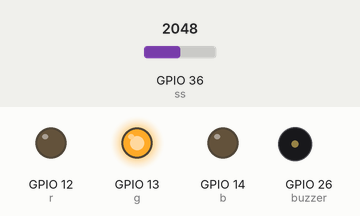
The sketch below on a simulated ESP32. Shown: output pins drawn as LEDs (lit = HIGH), buzzer (waves = sounding, pin HIGH). The test bench sets the inputs (shaded band); at power-on: GPIO 36 (ss) = 2048. What the sketch prints to the serial monitor is not drawn.

Above: at 1.2 s.
1.3 s: GPIO 36 (ss) set to 2245
2.8 s: GPIO 36 (ss) set to 2353
At 3.5 s:
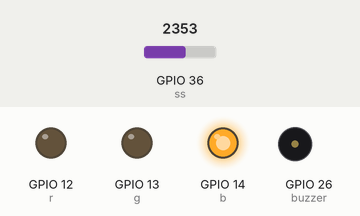
4.3 s: GPIO 36 (ss) set to 2939
5.8 s: GPIO 36 (ss) set to 3030
At 6.9 s:
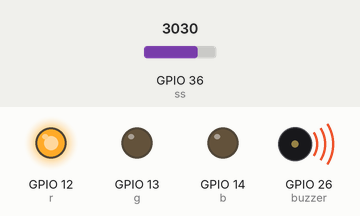
7.3 s: GPIO 36 (ss) set to 2960
At 8.1 s:
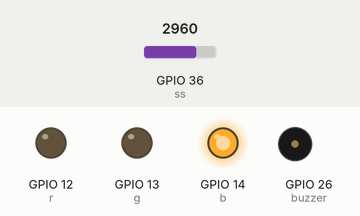
8.8 s: GPIO 36 (ss) set to 3040
At 9.2 s:
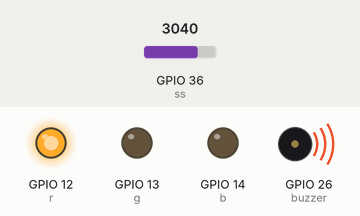
Timing chart, 0 to 11.3 s (numbered marks = the images above; inputs shaded):
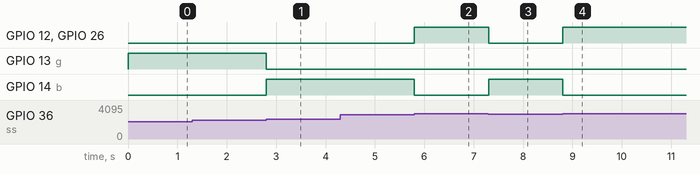

The sketch:

test3.ino
```cpp
#define r 12
#define g 13
#define b 14
#define ss 36
#define buzzer 26

int center_value = 2300;
int value;

void setup() {
  Serial.begin(115200);

  pinMode(ss, INPUT);
  pinMode(buzzer, OUTPUT);
  pinMode(r, OUTPUT);
  pinMode(g, OUTPUT);
  pinMode(b, OUTPUT);
}

void loop() {
  value = analogRead(ss);
  Serial.println(value);

  if(value < center_value){
    digitalWrite(r, LOW);
    digitalWrite(g, HIGH);
    digitalWrite(b, LOW);
    digitalWrite(buzzer, LOW);
  }
  else if(value >= center_value and value < 3000){
    digitalWrite(r, LOW);
    digitalWrite(g, LOW);
    digitalWrite(b, HIGH);
    digitalWrite(buzzer, LOW);
  }
  else{
    digitalWrite(r, HIGH);
    digitalWrite(g, LOW);
    digitalWrite(b, LOW);
    digitalWrite(buzzer, HIGH);
  }
}
```

Measured:
- the behaviour switches between 2299 and 2300 on GPIO 36 (ss) (found by bisection; images 0 and 1)
- the behaviour switches between 2999 and 3000 on GPIO 36 (ss) (found by bisection; images 1 and 2)
- after the input at 2.8 s, GPIO 13 (g): HIGH → LOW at once; GPIO 14 (b): LOW → HIGH at once
- after the input at 5.8 s, GPIO 12 (r), GPIO 26 (buzzer): LOW → HIGH at once; GPIO 14 (b): HIGH → LOW at once
- after the input at 7.3 s, GPIO 12 (r), GPIO 26 (buzzer): HIGH → LOW at once; GPIO 14 (b): LOW → HIGH at once
- after the input at 8.8 s, GPIO 12 (r), GPIO 26 (buzzer): LOW → HIGH at once; GPIO 14 (b): HIGH → LOW at once
